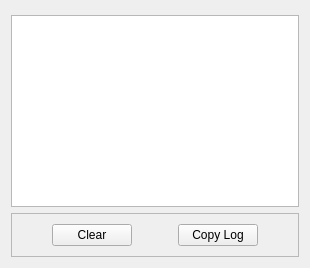
       <widget class="QWidget" name="log_tab">
        <attribute name="title">
         <string>Log</string>
        </attribute>
        <layout class="QGridLayout" name="gridLayout_7">
         <property name="topMargin">
          <number>15</number>
         </property>
         <item row="1" column="0" colspan="5">
          <widget class="QFrame" name="frame_4">
           <property name="frameShape">
            <enum>QFrame::StyledPanel</enum>
           </property>
           <property name="frameShadow">
            <enum>QFrame::Raised</enum>
           </property>
           <layout class="QGridLayout" name="gridLayout_22">
            <property name="leftMargin">
             <number>0</number>
            </property>
            <property name="topMargin">
             <number>0</number>
            </property>
            <property name="rightMargin">
             <number>0</number>
            </property>
            <property name="bottomMargin">
             <number>0</number>
            </property>
            <item row="1" column="3">
             <widget class="QPushButton" name="copy_log_button">
              <property name="text">
               <string>Copy Log</string>
              </property>
             </widget>
            </item>
            <item row="1" column="2">
             <spacer name="horizontalSpacer_4">
              <property name="orientation">
               <enum>Qt::Horizontal</enum>
              </property>
              <property name="sizeHint" stdset="0">
               <size>
                <width>40</width>
                <height>20</height>
               </size>
              </property>
             </spacer>
            </item>
            <item row="1" column="1">
             <widget class="QPushButton" name="clear_log_button">
              <property name="text">
               <string>Clear</string>
              </property>
             </widget>
            </item>
            <item row="1" column="4">
             <spacer name="horizontalSpacer_6">
              <property name="orientation">
               <enum>Qt::Horizontal</enum>
              </property>
              <property name="sizeHint" stdset="0">
               <size>
                <width>40</width>
                <height>20</height>
               </size>
              </property>
             </spacer>
            </item>
            <item row="0" column="2">
             <spacer name="verticalSpacer">
              <property name="orientation">
               <enum>Qt::Vertical</enum>
              </property>
              <property name="sizeType">
               <enum>QSizePolicy::Fixed</enum>
              </property>
              <property name="sizeHint" stdset="0">
               <size>
                <width>20</width>
                <height>10</height>
               </size>
              </property>
             </spacer>
            </item>
            <item row="2" column="2">
             <spacer name="verticalSpacer_12">
              <property name="orientation">
               <enum>Qt::Vertical</enum>
              </property>
              <property name="sizeType">
               <enum>QSizePolicy::Fixed</enum>
              </property>
              <property name="sizeHint" stdset="0">
               <size>
                <width>20</width>
                <height>10</height>
               </size>
              </property>
             </spacer>
            </item>
            <item row="1" column="0">
             <spacer name="horizontalSpacer_5">
              <property name="orientation">
               <enum>Qt::Horizontal</enum>
              </property>
              <property name="sizeHint" stdset="0">
               <size>
                <width>40</width>
                <height>20</height>
               </size>
              </property>
             </spacer>
            </item>
           </layout>
          </widget>
         </item>
         <item row="0" column="0" colspan="5">
          <widget class="QTextEdit" name="log_box">
           <property name="mouseTracking">
            <bool>true</bool>
           </property>
           <property name="focusPolicy">
            <enum>Qt::ClickFocus</enum>
           </property>
           <property name="frameShape">
            <enum>QFrame::StyledPanel</enum>
           </property>
           <property name="readOnly">
            <bool>true</bool>
           </property>
           <property name="html">
            <string>&lt;!DOCTYPE HTML PUBLIC &quot;-//W3C//DTD HTML 4.0//EN&quot; &quot;http://www.w3.org/TR/REC-html40/strict.dtd&quot;&gt;
&lt;html&gt;&lt;head&gt;&lt;meta name=&quot;qrichtext&quot; content=&quot;1&quot; /&gt;&lt;style type=&quot;text/css&quot;&gt;
p, li { white-space: pre-wrap; }
&lt;/style&gt;&lt;/head&gt;&lt;body style=&quot; font-family:'MS Shell Dlg 2'; font-size:8.25pt; font-weight:400; font-style:normal;&quot;&gt;
&lt;p style=&quot;-qt-paragraph-type:empty; margin-top:0px; margin-bottom:0px; margin-left:0px; margin-right:0px; -qt-block-indent:0; text-indent:0px;&quot;&gt;&lt;br /&gt;&lt;/p&gt;&lt;/body&gt;&lt;/html&gt;</string>
           </property>
           <property name="textInteractionFlags">
            <set>Qt::TextSelectableByMouse</set>
           </property>
          </widget>
         </item>
        </layout>
       </widget>
